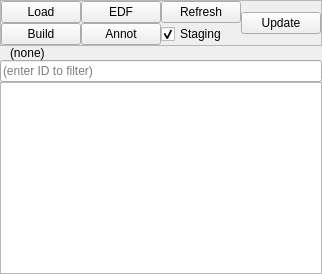
  <widget class="QDockWidget" name="dock_slist">
   <property name="windowTitle">
    <string>(1) Project sample list</string>
   </property>
   <attribute name="dockWidgetArea">
    <number>1</number>
   </attribute>
   <widget class="QWidget" name="dockWidgetContents_2">
    <layout class="QVBoxLayout" name="verticalLayout_10">
     <property name="spacing">
      <number>0</number>
     </property>
     <property name="leftMargin">
      <number>0</number>
     </property>
     <property name="topMargin">
      <number>0</number>
     </property>
     <property name="rightMargin">
      <number>0</number>
     </property>
     <property name="bottomMargin">
      <number>0</number>
     </property>
     <item>
      <widget class="QFrame" name="frame">
       <property name="frameShape">
        <enum>QFrame::Shape::StyledPanel</enum>
       </property>
       <property name="frameShadow">
        <enum>QFrame::Shadow::Raised</enum>
       </property>
       <layout class="QGridLayout" name="gridLayout_5">
        <property name="leftMargin">
         <number>0</number>
        </property>
        <property name="topMargin">
         <number>0</number>
        </property>
        <property name="rightMargin">
         <number>0</number>
        </property>
        <property name="bottomMargin">
         <number>0</number>
        </property>
        <property name="spacing">
         <number>0</number>
        </property>
        <item row="0" column="0">
         <widget class="QPushButton" name="butt_load_slist">
          <property name="text">
           <string>Load</string>
          </property>
         </widget>
        </item>
        <item row="0" column="4">
         <widget class="QPushButton" name="butt_refresh">
          <property name="text">
           <string>Refresh</string>
          </property>
         </widget>
        </item>
        <item row="0" column="2">
         <widget class="QPushButton" name="butt_load_edf">
          <property name="text">
           <string>EDF</string>
          </property>
         </widget>
        </item>
        <item row="1" column="0">
         <widget class="QPushButton" name="butt_build_slist">
          <property name="text">
           <string>Build</string>
          </property>
         </widget>
        </item>
        <item row="1" column="2">
         <widget class="QPushButton" name="butt_load_annot">
          <property name="text">
           <string>Annot</string>
          </property>
         </widget>
        </item>
        <item row="1" column="4">
         <widget class="QCheckBox" name="radio_assume_staging">
          <property name="text">
           <string>Staging</string>
          </property>
          <property name="checked">
           <bool>true</bool>
          </property>
         </widget>
        </item>
        <item row="0" column="5" rowspan="2">
         <widget class="QPushButton" name="butt_update">
          <property name="text">
           <string>Update</string>
          </property>
          <property name="toolTip">
           <string>Check for updates</string>
          </property>
         </widget>
        </item>
       </layout>
      </widget>
     </item>
     <item>
      <widget class="QLabel" name="lbl_slist">
       <property name="text">
        <string>(none)</string>
       </property>
       <property name="margin">
        <number>0</number>
       </property>
       <property name="indent">
        <number>10</number>
       </property>
      </widget>
     </item>
     <item>
      <widget class="QLineEdit" name="flt_slist">
       <property name="placeholderText">
        <string>(enter ID to filter)</string>
       </property>
      </widget>
     </item>
     <item>
      <widget class="QTableView" name="tbl_slist">
       <property name="alternatingRowColors">
        <bool>true</bool>
       </property>
      </widget>
     </item>
    </layout>
   </widget>
  </widget>
